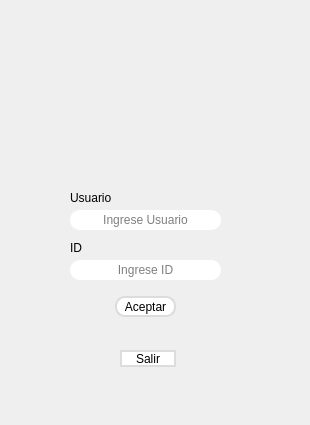
<?xml version="1.0" encoding="UTF-8"?>
<ui version="4.0">
 <class>MainWindow</class>
 <widget class="QMainWindow" name="MainWindow">
  <property name="geometry">
   <rect>
    <x>0</x>
    <y>0</y>
    <width>310</width>
    <height>425</height>
   </rect>
  </property>
  <property name="minimumSize">
   <size>
    <width>310</width>
    <height>425</height>
   </size>
  </property>
  <property name="maximumSize">
   <size>
    <width>310</width>
    <height>425</height>
   </size>
  </property>
  <property name="windowTitle">
   <string>MainWindow</string>
  </property>
  <property name="styleSheet">
   <string notr="true"/>
  </property>
  <widget class="QWidget" name="centralwidget">
   <widget class="QLabel" name="label_2">
    <property name="geometry">
     <rect>
      <x>70</x>
      <y>190</y>
      <width>151</width>
      <height>16</height>
     </rect>
    </property>
    <property name="styleSheet">
     <string notr="true">background-color: rgba(0, 0, 0, 0%);
border:None;</string>
    </property>
    <property name="text">
     <string>Usuario</string>
    </property>
   </widget>
   <widget class="QLineEdit" name="lineEdit">
    <property name="geometry">
     <rect>
      <x>70</x>
      <y>210</y>
      <width>151</width>
      <height>20</height>
     </rect>
    </property>
    <property name="styleSheet">
     <string notr="true">border-radius: 10px;
</string>
    </property>
    <property name="alignment">
     <set>Qt::AlignmentFlag::AlignCenter</set>
    </property>
    <property name="placeholderText">
     <string>Ingrese Usuario</string>
    </property>
   </widget>
   <widget class="QLabel" name="label_3">
    <property name="geometry">
     <rect>
      <x>70</x>
      <y>240</y>
      <width>151</width>
      <height>16</height>
     </rect>
    </property>
    <property name="styleSheet">
     <string notr="true">background-color: rgba(0, 0, 0, 0%);
border:None;</string>
    </property>
    <property name="text">
     <string>ID</string>
    </property>
   </widget>
   <widget class="QLineEdit" name="lineEdit_2">
    <property name="geometry">
     <rect>
      <x>70</x>
      <y>260</y>
      <width>151</width>
      <height>20</height>
     </rect>
    </property>
    <property name="styleSheet">
     <string notr="true">border-radius: 10px;
</string>
    </property>
    <property name="alignment">
     <set>Qt::AlignmentFlag::AlignCenter</set>
    </property>
    <property name="placeholderText">
     <string>Ingrese ID</string>
    </property>
   </widget>
   <widget class="QPushButton" name="pushButton">
    <property name="geometry">
     <rect>
      <x>115</x>
      <y>296</y>
      <width>61</width>
      <height>21</height>
     </rect>
    </property>
    <property name="styleSheet">
     <string notr="true">border-radius: 10px;
background-color: rgb(255, 255, 255);
border: 1.5px solid #dcdcdc
</string>
    </property>
    <property name="text">
     <string>Aceptar</string>
    </property>
   </widget>
   <widget class="QPushButton" name="pushButton_Salir">
    <property name="geometry">
     <rect>
      <x>120</x>
      <y>350</y>
      <width>56</width>
      <height>17</height>
     </rect>
    </property>
    <property name="styleSheet">
     <string notr="true">border-radius: 10px;
background-color: rgb(255, 255, 255);
border: 1.5px solid #dcdcdc;
</string>
    </property>
    <property name="text">
     <string>Salir</string>
    </property>
   </widget>
   <widget class="QLabel" name="label">
    <property name="geometry">
     <rect>
      <x>40</x>
      <y>30</y>
      <width>241</width>
      <height>131</height>
     </rect>
    </property>
    <property name="styleSheet">
     <string notr="true">background-color: rgb(0,0,0,0%);
border-radius: 10px;</string>
    </property>
    <property name="text">
     <string/>
    </property>
    <property name="pixmap">
     <pixmap>../assets/Biblioteca_fondo_Editada.jpg</pixmap>
    </property>
    <property name="scaledContents">
     <bool>true</bool>
    </property>
    <property name="alignment">
     <set>Qt::AlignmentFlag::AlignCenter</set>
    </property>
   </widget>
  </widget>
 </widget>
 <resources/>
 <connections/>
</ui>
